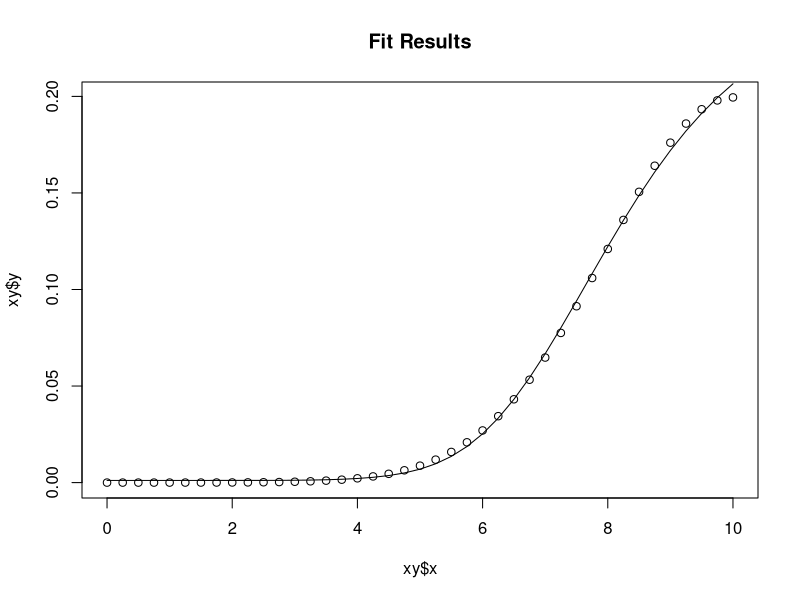

Recreate this plot in R.
# http://oddhypothesis.blogspot.com/2014/08/optimizing-with-r-expressions.html
# Optimizing with R expressions
# by Lee Pang, 2014/08/20

# The all.vars() function extracts all variable and parameter names from an expression as a character vector.
# For example:
all.vars(expression(b1 + (b0 - b1)*exp(-k*x) + b2*x))

# The D() function takes two arguments: an expression to differentiate and a character specifying the variable 
# term to differentiate by:
D(expression(b1 + (b0 - b1)*exp(-k*x) + b2*x), 'x')

# The following code produces a list of the partial derivatives of the above equation with respect to each 
# variable/parameter.

# the model equation
expr <- expression(
  (K*y0*exp(u*(x - tl)))/(K + y0*(exp(u*(x - tl)) - 1)) + b1 + (b0 - b1)*exp(-k*x) + b2*x
)

sapply(all.vars(expr), function(v){
  D(expr, v)
})

# Each element of the list returned by the sapply() statement above is itself an expression. 
# Evaluation of each will give rows of the Jacobian matrix, which we’ll subsequently need to compute the gradient:
  
p0 <- c(y0 = 0.01, u = 0.3, tl = 5, K = 2, b0 = 0.01, b1 = 1, b2 = 0.001, k = 0.1)
x <- seq(0,10)

# notice that t() is applied to put parameters on rows
J <- t(sapply(all.vars(expr), function(v, env) {eval(D(expr, v), env)}, 
       env = c(as.list(p0), list(x = x))))
J

# Since x is the independent variable, the row corresponding to it can be safely removed from the Jacobian:

J <- J[names(p0), , drop = FALSE]
J

# The gradient vector is simply the inner product of the Jacobian and a vector of residuals:
# gr <- -J %*% r

# The equivalent R code would be:
H <- J %*% t(J)
H

# Putting it all together:

# the model equation
expr <- expression(
  (K*y0*exp(u*(x - tl)))/(K + y0*(exp(u*(x - tl)) - 1)) + b1 + (b0 - b1)*exp(-k*x) + b2*x
)

p0 <- c(y0 = 0.01, u = 0.3, tl = 5, K = 2, b0 = 0.01, b1 = 1, b2 = 0.001, k = 0.1)
x <- seq(0, 48, by = 0.25)

# let's say these are the residuals
r <- runif(length(x))

# magic syntax that converts an equation expression into a jacobian matrix
J <- t(sapply(all.vars(expr), function(v, env) {eval(D(expr, v), env)}, 
       env = c(as.list(p0), list(x = x))))

# and then a gradient vector
gr <- -J %*% r

# and then an approximate Hessian matrix
H <- J %*% t(J)

# Extending this further, one can now write a generic model object like so:

ModelObject = setRefClass('ModelObject', 
                          fields = list(
                            name = 'character',
                            expr = 'expression'
                          ),
                          methods = list(
                            value = function(p, data){
                              eval(.self$expr, c(as.list(p), as.list(data)))
                            },
                            jacobian = function(p, data){
                              J = t(sapply(all.vars(.self$expr), function(v, p, data){
                                eval(D(.self$expr, v), c(as.list(p), as.list(data)))
                              }, p=p, data=data))
                              
                              return(J[names(p),,drop=F])
                            },
                            gradient = function(p, data){
                              r = data$y - value(p, data)
                              return(-jacobian(p, data) %*% r)
                            },
                            hessian = function(p, data){
                              J = jacobian(p, data)
                              return(J %*% t(J))
                            }
                          )
)

# which is instantiated with simply an expression and can be used to provide gradient and Hessian functions to nlminb():
  
xy <- list(x = seq(0, 10, by = 0.25), y = dnorm(seq(0, 10, by = 0.25), 10, 2)) # test data
p0 <- c(y0 = 0.01, u = 0.2, l = 5, A = log(1.5/0.01))
mo = ModelObject(
  name = 'gompertz', 
  expr = expression(y0*exp(A*exp(-exp((u*exp(1)/A)*(l - x) + 1))))
)

fit <- nlminb(p0, function(p, data) {
  r = data$y - mo$value(p,data)
  return(r %*% r)
}, gradient = mo$gradient, hessian = mo$hessian, data = xy)

fit$par

fit$message

plot(xy, main = 'Fit Results')
lines(xy$x, mo$value(fit$par, xy))
